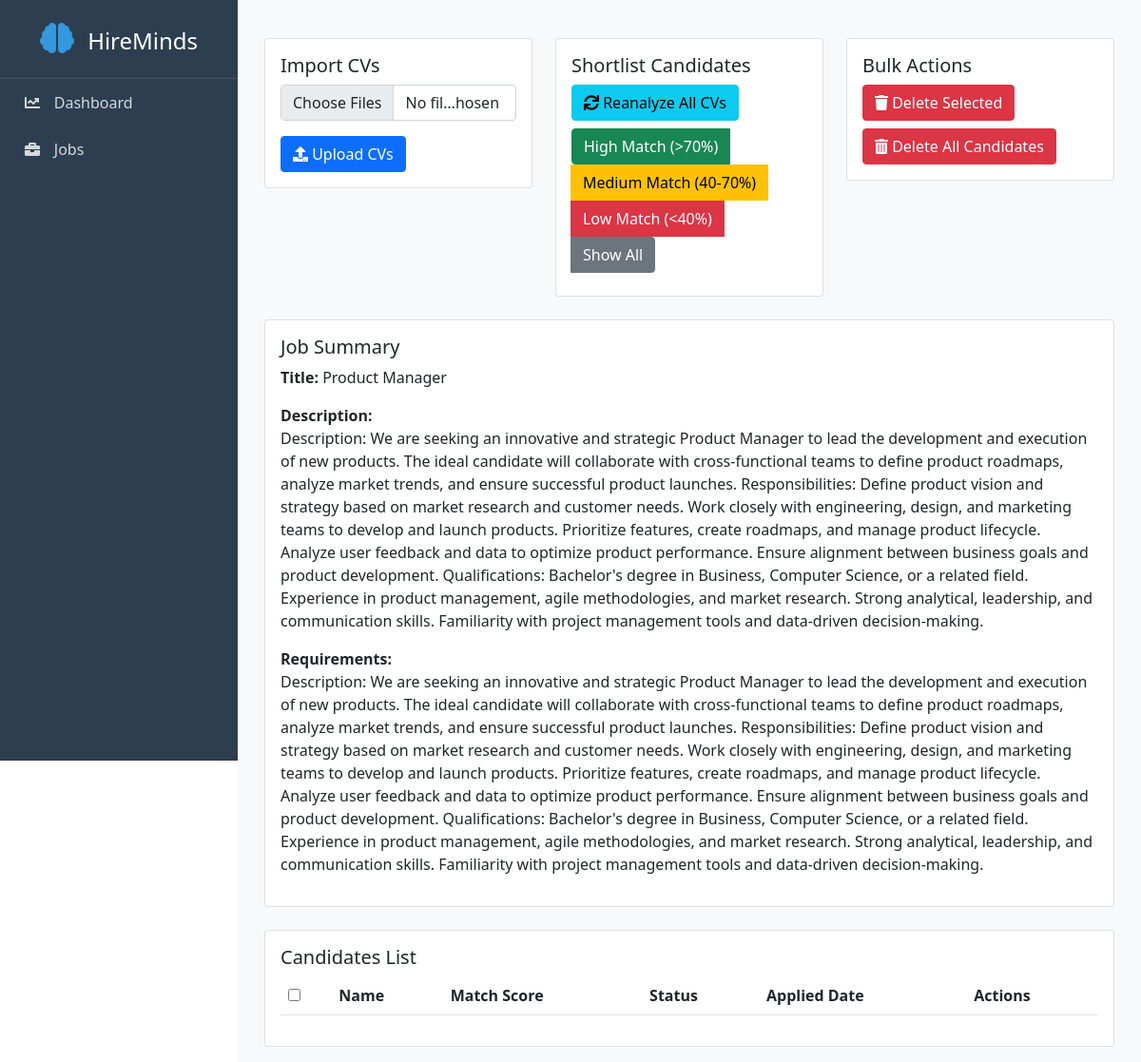
The app's page /candidates/3 with its own data.
### app/models/job.py (models this page shows, shortened)
class Job(db.Model):
    __tablename__ = 'job'
    id = db.Column(db.Integer, primary_key=True)
    _title = db.Column('title', db.String(200), nullable=False)
    _description = db.Column('description', db.Text, nullable=False)
    _requirements = db.Column('requirements', db.Text, nullable=False)
    created_at = db.Column(db.DateTime, nullable=False, default=lambda: datetime.now(timezone.utc))
    candidates = db.relationship('Candidate', backref='job', lazy=True, cascade='all, delete-orphan')
    shortlisted_candidates = db.relationship('ShortlistedCandidate',
                                          backref=db.backref('job_listing', lazy=True),
                                          lazy=True,
                                          cascade='all, delete-orphan')
    @property
    def title(self):
        return self._title.replace("'''", "").replace("''", "'").replace("'", "'") if self._title else ""
    @title.setter
    def title(self, value):
        """Set title with cleaning."""
        self._title = value.replace("'''", "").replace("''", "'").replace("'", "'") if value else ""
    @property
    def description(self):
        return self._description.replace("'''", "").replace("''", "'").replace("'", "'") if self._description else ""
    @description.setter
    def description(self, value):
        """Set description with cleaning."""
        self._description = value.replace("'''", "").replace("''", "'").replace("'", "'") if value else ""
    @property
    def requirements(self):
        return self._requirements.replace("'''", "").replace("''", "'").replace("'", "'") if self._requirements else ""
    @requirements.setter
    def requirements(self, value):
        """Set requirements with cleaning."""
        self._requirements = value.replace("'''", "").replace("''", "'").replace("'", "'") if value else ""

### app/routes.py (the view)
@main.route('/candidates/<int:job_id>')
def candidates(job_id):
    job = Job.query.get_or_404(job_id)
    candidates = Candidate.query.filter_by(job_id=job_id).all()
    shortlisted = get_shortlisted_candidates(job_id)
    return render_template('candidates.html', job=job, candidates=candidates, shortlisted=shortlisted)

### agents/shortlister.py (called while the page is built)
def get_shortlisted_candidates(job_id):
    return ShortlistedCandidate.query.filter_by(job_id=job_id).all()

### app/templates/candidates.html (shortened to what this page needs)
{% extends "base.html" %}
{% block content %}
<div class="container mt-4">
    <div class="row mb-4">
        <div class="col-md-4">
            <div class="card">
                <div class="card-body">
                    <h5 class="card-title">Import CVs</h5>
                    <form action="{{ url_for('main.import_cvs', job_id=job.id) }}" method="post" enctype="multipart/form-data">
                        <div class="mb-3">
                            <input type="file" class="form-control" name="cvs" multiple accept=".pdf,.doc,.docx">
                        </div>
                        <button type="submit" class="btn btn-primary">
                            <i class="fas fa-upload"></i> Upload CVs
                        </button>
                    </form>
                </div>
            </div>
        </div>
        <div class="col-md-4">
            <div class="card">
                <div class="card-body">
                    <h5 class="card-title">Shortlist Candidates</h5>
                    <button id="reanalyze-button" class="btn btn-info mb-2">
                        <i class="fas fa-sync"></i> Reanalyze All CVs
                    </button>
                    <div class="btn-group d-block mb-2">
                        <button id="filterHighBtn" class="btn btn-success">High Match (>70%)</button>
                        <button id="filterMediumBtn" class="btn btn-warning">Medium Match (40-70%)</button>
                        <button id="filterLowBtn" class="btn btn-danger">Low Match (<40%)</button>
                        <button id="filterAllBtn" class="btn btn-secondary">Show All</button>
                    </div>
                </div>
            </div>
        </div>
        <div class="col-md-4">
            <div class="card">
                <div class="card-body">
                    <h5 class="card-title">Bulk Actions</h5>
                    <button id="delete-selected" class="btn btn-danger mb-2">
                        <i class="fas fa-trash"></i> Delete Selected
                    </button>
                    <button id="delete-all" class="btn btn-danger">
                        <i class="fas fa-trash-alt"></i> Delete All Candidates
                    </button>
                </div>
            </div>
        </div>
    </div>
    <div class="card">
        <div class="card-body">
            <h5 class="card-title">Job Summary</h5>
            <div class="mb-3">
                <strong>Title:</strong>
                <span>{{ job.title | replace("'''", "") }}</span>
            </div>
            <div class="mb-3">
                <strong>Description:</strong>
                <p>{{ job.description | replace("'''", "") }}</p>
            </div>
            <div class="mb-3">
                <strong>Requirements:</strong>
                <p>{{ job.requirements | replace("'''", "") }}</p>
            </div>
        </div>
    </div>
    <div class="card mt-4">
        <div class="card-body">
            <h5 class="card-title">Candidates List</h5>
            <div class="table-responsive">
                <table id="candidates-table" class="table table-striped">
                    <thead>
                        <tr>
                            <th>
                                <input type="checkbox" id="select-all" onclick="toggleAllCheckboxes(this)">
                            </th>
                            <th>Name</th>
                            <th>Match Score</th>
                            <th>Status</th>
                            <th>Applied Date</th>
                            <th>Actions</th>
                        </tr>
                    </thead>
                </table>
            </div>
        </div>
    </div>
</div>
{% endblock %}

### app/templates/base.html (style rules this page uses)
:root { --sidebar-width: 250px; --primary-color: #2c3e50; --secondary-color: #34495e; }
body { display: flex; min-height: 100vh; }

### records on screen
Job: title "Product Manager", description "Description: We are seeking an innovative and strategic Product Manager to lead the development and execution of new products. The ideal candidate will collaborate with cross-functional teams to define product roadmaps, analyze market trends, and ensure successful product launches. Responsibilities: Define product vision and strategy based on market research and customer needs. Work closely with engineering, design, and marketing teams to develop and launch products. Prioritize features, create roadmaps, and manage product lifecycle. Analyze user feedback and data to optimize product performance. Ensure alignment between business goals and product development. Qualifications: Bachelor's…", requirements "Description: We are seeking an innovative and strategic Product Manager to lead the development and execution of new products. The ideal candidate will collaborate with cross-functional teams to define product roadmaps, analyze market trends, and ensure successful product launches. Responsibilities: Define product vision and strategy based on market research and customer needs. Work closely with engineering, design, and marketing teams to develop and launch products. Prioritize features, create roadmaps, and manage product lifecycle. Analyze user feedback and data to optimize product performance. Ensure alignment between business goals and product development. Qualifications: Bachelor's…"
